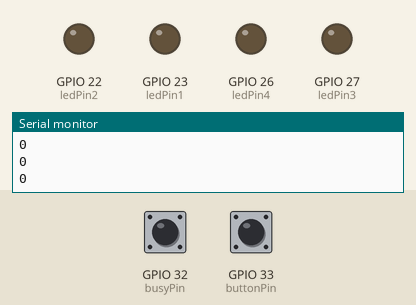
Simulated run of this sketch. Board: ESP32. Parts: output pins drawn as LEDs (lit = HIGH), the last lines printed to the serial monitor. The inputs (shaded band) are chosen by the test bench; at power-on: GPIO 33 (buttonPin) HIGH, GPIO 32 (busyPin) HIGH. Random numbers use the default seed unless the sketch sets one; the audio player accepts every command and is not drawn.

Above: at 1.7 s.
1.8 s: GPIO 33 (buttonPin) pulled LOW for 0.15 s
At 2.6 s:
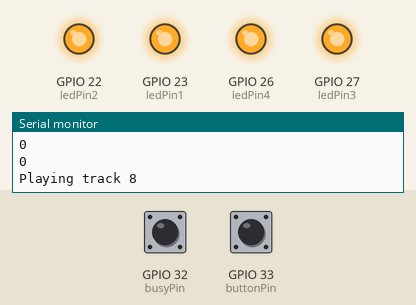
4.4 s: GPIO 33 (buttonPin) pulled LOW for 3.2 s
At 8.1 s:
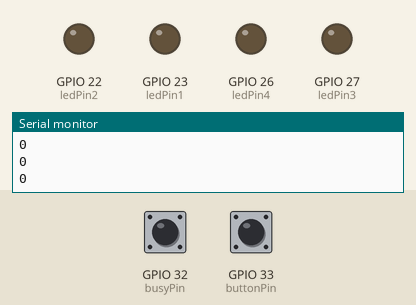
Timing chart, 0 to 9.6 s (numbered marks = the images above; inputs shaded):
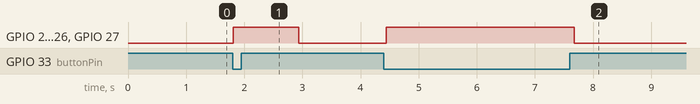

Measured:
- after the input at 1.8 s, GPIO 22 (ledPin2), GPIO 23 (ledPin1), GPIO 26 (ledPin4), GPIO 27 (ledPin3): LOW → HIGH at once, → LOW 1.1 s later
- after the input at 4.4 s, GPIO 22 (ledPin2), GPIO 23 (ledPin1), GPIO 26 (ledPin4), GPIO 27 (ledPin3): LOW → HIGH at once, → LOW 3.2 s later

The sketch:

controller.ino
```cpp
#include "DFRobotDFPlayerMini.h"

HardwareSerial serialPortPlayer(2);
DFRobotDFPlayerMini player;

// constants won't change. They're used here to set pin numbers:
const int buttonPin = 33;  // the number of the pushbutton pin
const int busyPin = 32;
const int ledPin1 = 23;  // the number of the LED pin
const int ledPin2 = 22;  // the number of the LED pin
const int ledPin3 = 27;  // the number of the LED pin
const int ledPin4 = 26;  // the number of the LED pin

int counter = 0;

// variables will change:
int buttonState = 0;  // variable for reading the pushbutton status
int isBusy = 0;
int isReset = 1;

void setup() {
  Serial.begin(115200);

  Serial.println("Setting everything up");

  // initialize the LED pin as an output:
  pinMode(ledPin1, OUTPUT);
  pinMode(ledPin2, OUTPUT);
  pinMode(ledPin3, OUTPUT);
  pinMode(ledPin4, OUTPUT);
  // initialize the pushbutton pin as an input:
  pinMode(buttonPin, INPUT_PULLUP);
  pinMode(busyPin, INPUT);

  // Serial player setup
  serialPortPlayer.begin(9600, SERIAL_8N1, 16, 17);  // Speed, Type, RX, TX

  if (!player.begin(serialPortPlayer)) {
    Serial.println(player.readType(), HEX);
    Serial.println("Error connecting to player");

    // When powering on for the first time the board may fail connect. In this case we
    // will reboot and try again, after which it will work.
    ESP.restart();
  }
  Serial.println("Player connected");

  player.setTimeOut(500);
  player.volume(30);
  player.EQ(DFPLAYER_EQ_NORMAL);
  player.outputDevice(DFPLAYER_DEVICE_SD);
}

void loop() {
  // read the state of the pushbutton value:
  buttonState = digitalRead(buttonPin);
  isBusy = digitalRead(busyPin);
  int pauseAfterSeconds = 5 * 60;  // Pause after 5 minutes (300 seconds)

  if (isBusy == LOW) {
    counter = counter + 1;
    if (counter >= pauseAfterSeconds * 10) {
      player.pause();
      counter = 0;
    }
  }

  Serial.println(counter);

  // check if the pushbutton is pressed. If it is, the buttonState is LOW:
  if (buttonState == LOW && isReset == 1) {
    // turn LED on:
    digitalWrite(ledPin1, HIGH);
    digitalWrite(ledPin2, HIGH);
    digitalWrite(ledPin3, HIGH);
    digitalWrite(ledPin4, HIGH);

    if (isBusy == HIGH) {
      // If a track isn't currently playing, then play one
      isReset = 0;
      int trackToPlay = random(12) + 1;
      Serial.print("Playing track ");
      Serial.println(trackToPlay);
      player.play(trackToPlay);
      delay(1000);
    }
  } else if (buttonState == HIGH) {
    // turn LED off:
    isReset = 1;
    digitalWrite(ledPin1, LOW);
    digitalWrite(ledPin2, LOW);
    digitalWrite(ledPin3, LOW);
    digitalWrite(ledPin4, LOW);
    player.pause();
  }
  delay(100);
}
```
